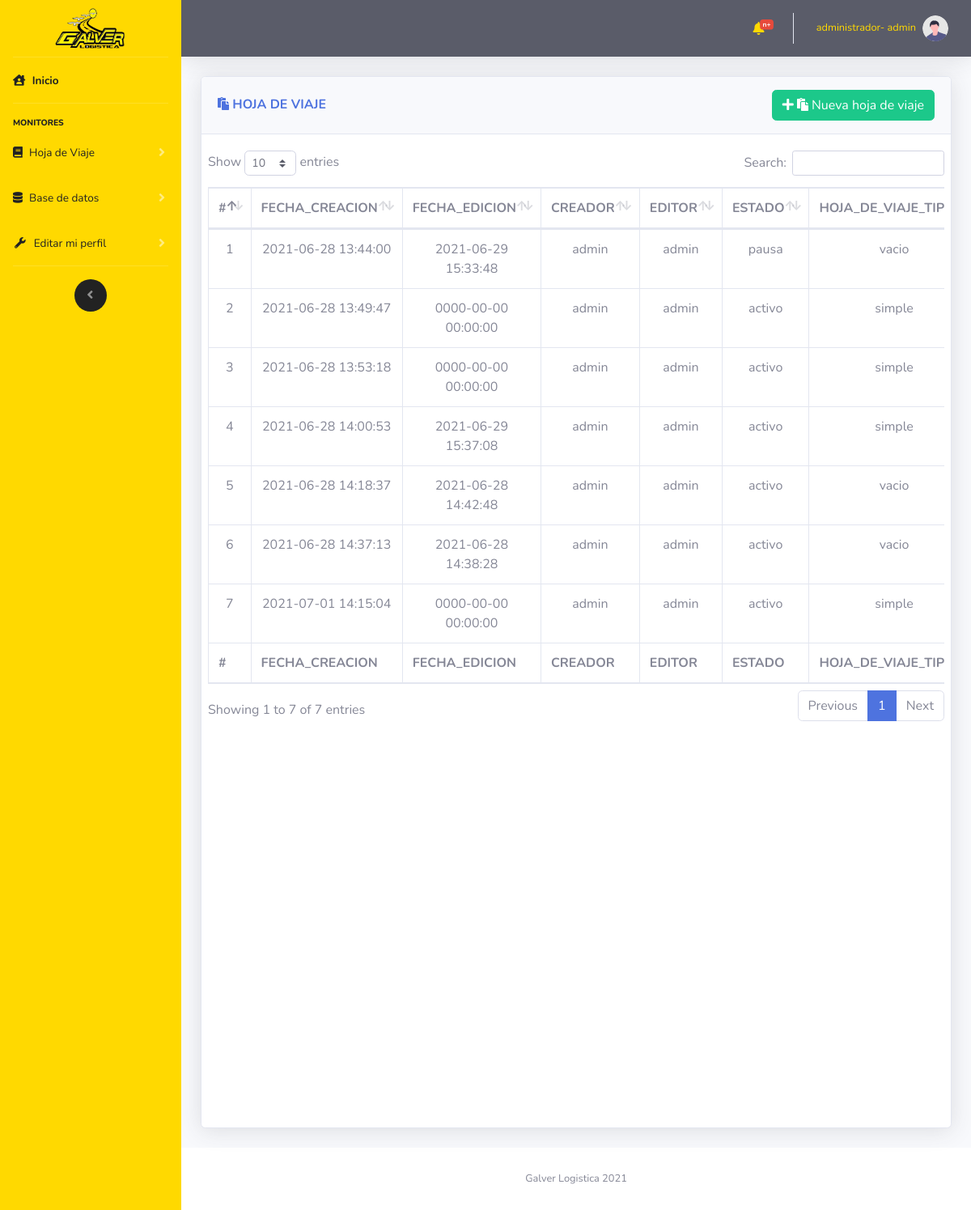
Screenshot of /vistas/HDV_TodosLosRegistros.php (signed in) with the database file from the repository.
### tables this page shows
CREATE TABLE `hoja_de_viaje` (
  `id_hojaDeViaje` int(11) NOT NULL,
  `id_creador` int(11) NOT NULL,
  `id_editor` int(11) NOT NULL,
  `hojaDeViaje_fechaDeLiberacion` datetime NOT NULL,
  `hojaDeViaje_fechaDeEdicion` datetime NOT NULL,
  `hojaDeViaje_observaciones` varchar(500) NOT NULL,
  `hojaDeViaje_tipoDeViaje` int(11) NOT NULL,
  `hojaDeViaje_estadoDeViaje` int(11) NOT NULL
);

CREATE TABLE `hoja_de_viaje_estado` (
  `hdve_id` int(11) NOT NULL,
  `hdve_nombre` varchar(20) NOT NULL,
  `hdve_caracteristicas` varchar(300) NOT NULL
);

### controlador/modulos/selects.php (called while the page is built, shortened)
<?php
    function muestraHDVT($mysqli,$estado){
        $consulta=
        "SELECT hoja_de_viaje.id_hojaDeViaje AS ID
        , hoja_de_viaje.hojaDeViaje_fechaDeLiberacion AS FECHA_CREACION
        , hoja_de_viaje.hojaDeViaje_fechaDeEdicion AS FECHA_EDICION
        , (SELECT usuarioNombre FROM usuario WHERE usuario.usuarioId = hoja_de_viaje.id_creador LIMIT 1)AS CREADOR,
        (SELECT usuarioNombre FROM usuario WHERE usuario.usuarioId = hoja_de_viaje.id_editor LIMIT 1)AS EDITOR, hoja_de_viaje.hojaDeViaje_estadoDeViaje AS ID_ESTADO,
        hoja_de_viaje_estado.hdve_nombre AS ESTADO,
        (SELECT (COUNT(*))AS NUM FROM viaje WHERE viaje.id_hojaDeViaje = hoja_de_viaje.id_hojaDeViaje LIMIT 1)AS ID_TIPO,
        (SELECT hoja_de_viaje_tipo.hdvt_nombre FROM hoja_de_viaje_tipo WHERE hoja_de_viaje_tipo.hdvt_id= (SELECT (COUNT(*))AS NUM FROM viaje WHERE viaje.id_hojaDeViaje = hoja_de_viaje.id_hojaDeViaje LIMIT 1) LIMIT 1) AS TIPO
        FROM hoja_de_viaje
        INNER JOIN hoja_de_viaje_estado ON hoja_de_viaje_estado.hdve_id = hoja_de_viaje.hojaDeViaje_estadoDeViaje";
        $result = $mysqli->query($consulta);
        return $result;
    }
?>

### vistas/HDV_TodosLosRegistros.php (the view, shortened to what this page needs)
<?php
    include "../import/componentes/head.php";
    include "../import/componentes/navbarLateral.php";
    include "../import/componentes/navbarHorizontal.php";
    include "../controlador/coneccion/config.php";
    include "../controlador/modulos/selects.php";
?>
<div class="container-fluid">
    <div class="row">
        <div class="col-12">
            <div class="card shadow mb-4 card_hdv">
                <?php
                        $tituloPlantilla='<i class="fas fa-paste"></i> '."HOJA DE VIAJE";
                        include "../import/componentes/hojaDeViaje/nav.php";
                    ?>
                <div class="card-body">
                    <div class="chart-area ">
                        <div class="row">
                            <div class="cardScroll table-responsive">
                                <table class="table table-bordered" id="dataTable" width="100%" cellspacing="0">
                                    <thead>
                                        <tr>
                                            <th scope="col">#</th>
                                            <th scope="col">FECHA_CREACION</th>
                                            <th scope="col">FECHA_EDICION</th>
                                            <th scope="col">CREADOR</th>
                                            <th scope="col">EDITOR</th>
                                            <th scope="col">ESTADO</th>
                                            <th scope="col">HOJA_DE_VIAJE_TIPO</th>
                                        </tr>
                                    </thead>
                                    <tfoot>
                                        <tr>
                                            <th scope="col">#</th>
                                            <th scope="col">FECHA_CREACION</th>
                                            <th scope="col">FECHA_EDICION</th>
                                            <th scope="col">CREADOR</th>
                                            <th scope="col">EDITOR</th>
                                            <th scope="col">ESTADO</th>
                                            <th scope="col">HOJA_DE_VIAJE_TIPO</th>
                                        </tr>
                                    </tfoot>
                                    <tbody class=" text-center">
                                        <?php
                                        $hdv=muestraHDVT($mysqli,1);
                                        while ($filas =$hdv->fetch_assoc()) {
                                            echo
                                            "<tr>".
                                            "<td>".$filas["ID"]."</td>".
                                            "<td>".$filas["FECHA_CREACION"]."</td>".
                                            "<td>".$filas["FECHA_EDICION"]."</td>".
                                            "<td>".$filas["CREADOR"]."</td>".
                                            "<td>".$filas["EDITOR"]."</td>".
                                            "<td>".$filas["ESTADO"]."</td>".
                                            "<td>".$filas["TIPO"]."</td>".
                                            "<td><button type='button' class='btn btn-warning modal_remolques' onclick='modal_remolques(".$filas["ID"].")'><i class='fas fa-eye'></i></button></td>".
                                            "</tr>";
                                        }
                                        ?>
                                    </tbody>
                                </table>
                            </div>
                        </div>
                    </div>
                </div>
            </div>
        </div>
    </div>
    <?php
    include "../import/componentes/footer.php";
    include "../import/componentes/js/main.php";
?>

### vistas/HDV_TodosLosRegistros.php (style rules this page uses)
.card_hdv { height: 1300px !important; }
div.cardScroll { width: 1200px; height: 1200px; overflow: auto; }

### rows the page displays
hoja_de_viaje: id_hojaDeViaje "1", hojaDeViaje_fechaDeLiberacion "2021-06-28 13:44:00", hojaDeViaje_fechaDeEdicion "2021-06-29 15:33:48", CREADOR "admin", EDITOR "admin", hoja_de_viaje_estado.hdve_nombre "pausa", TIPO "vacio"
hoja_de_viaje: id_hojaDeViaje "2", hojaDeViaje_fechaDeLiberacion "2021-06-28 13:49:47", hojaDeViaje_fechaDeEdicion "0000-00-00 00:00:00", CREADOR "admin", EDITOR "admin", hoja_de_viaje_estado.hdve_nombre "activo", TIPO "simple"
hoja_de_viaje: id_hojaDeViaje "3", hojaDeViaje_fechaDeLiberacion "2021-06-28 13:53:18", hojaDeViaje_fechaDeEdicion "0000-00-00 00:00:00", CREADOR "admin", EDITOR "admin", hoja_de_viaje_estado.hdve_nombre "activo", TIPO "simple"
hoja_de_viaje: id_hojaDeViaje "4", hojaDeViaje_fechaDeLiberacion "2021-06-28 14:00:53", hojaDeViaje_fechaDeEdicion "2021-06-29 15:37:08", CREADOR "admin", EDITOR "admin", hoja_de_viaje_estado.hdve_nombre "activo", TIPO "simple"
hoja_de_viaje: id_hojaDeViaje "5", hojaDeViaje_fechaDeLiberacion "2021-06-28 14:18:37", hojaDeViaje_fechaDeEdicion "2021-06-28 14:42:48", CREADOR "admin", EDITOR "admin", hoja_de_viaje_estado.hdve_nombre "activo", TIPO "vacio"
hoja_de_viaje: id_hojaDeViaje "6", hojaDeViaje_fechaDeLiberacion "2021-06-28 14:37:13", hojaDeViaje_fechaDeEdicion "2021-06-28 14:38:28", CREADOR "admin", EDITOR "admin", hoja_de_viaje_estado.hdve_nombre "activo", TIPO "vacio"
hoja_de_viaje: id_hojaDeViaje "7", hojaDeViaje_fechaDeLiberacion "2021-07-01 14:15:04", hojaDeViaje_fechaDeEdicion "0000-00-00 00:00:00", CREADOR "admin", EDITOR "admin", hoja_de_viaje_estado.hdve_nombre "activo", TIPO "simple"

### other values shown
$_SESSION["usuarioTipoCargo"] "administrador"
$_SESSION["usuarioNombre"] "admin"
